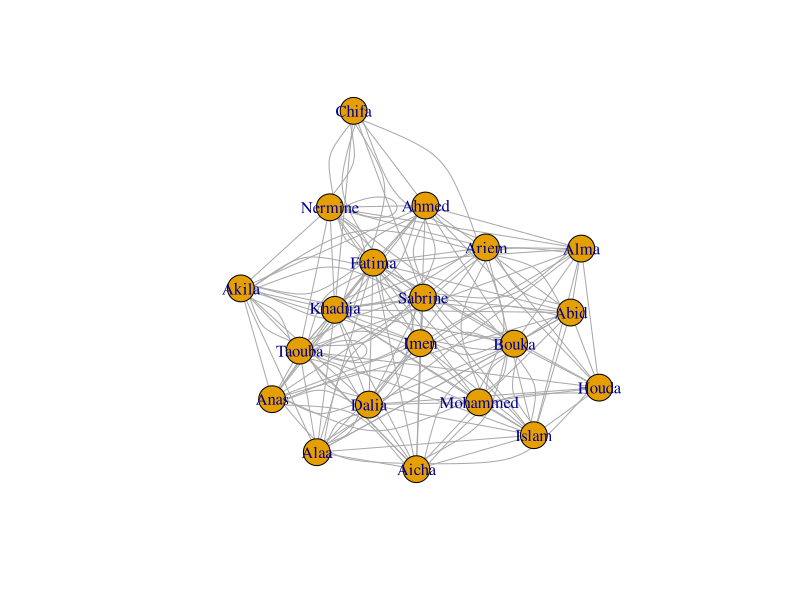
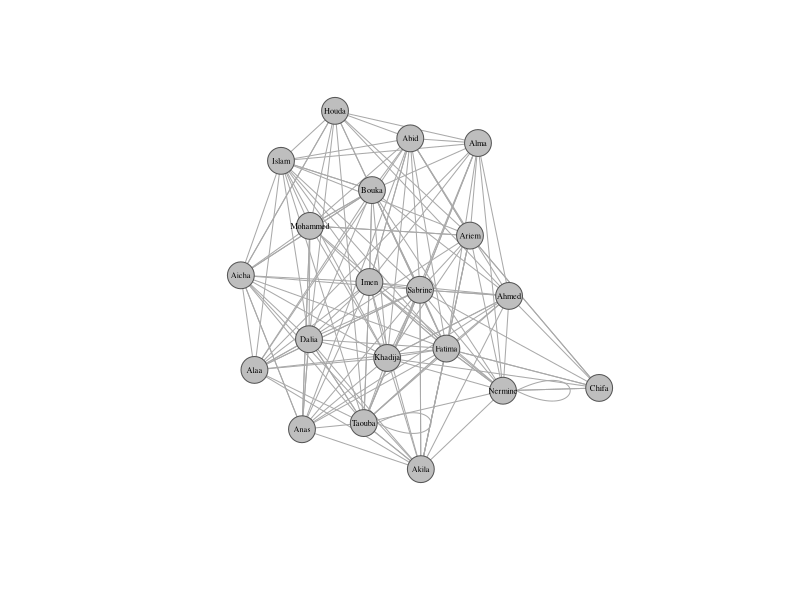
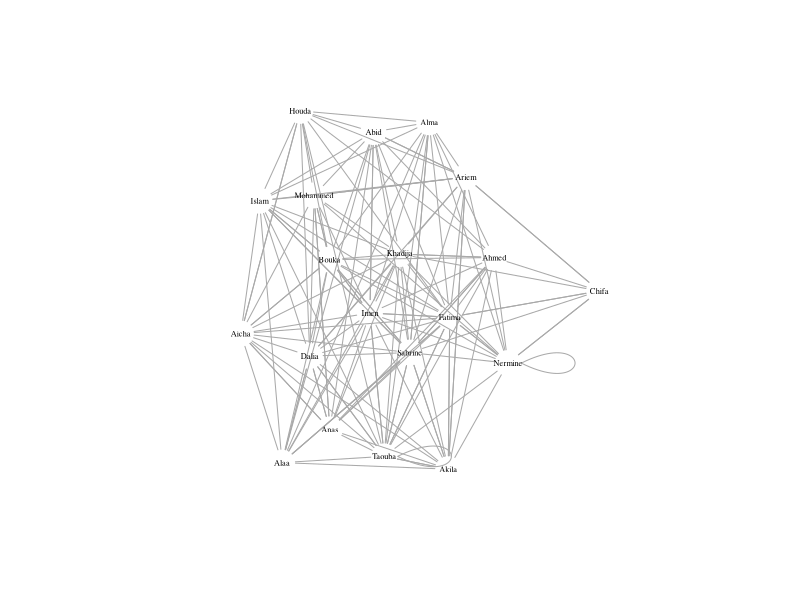
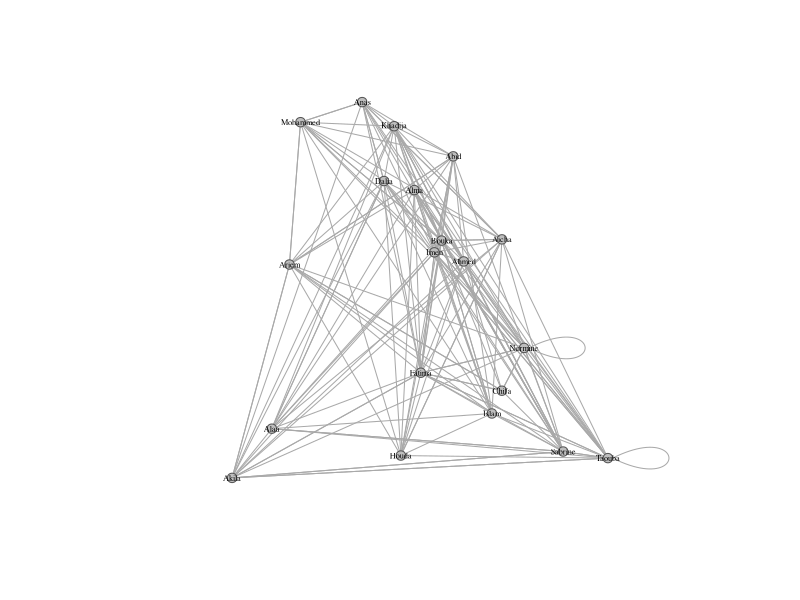
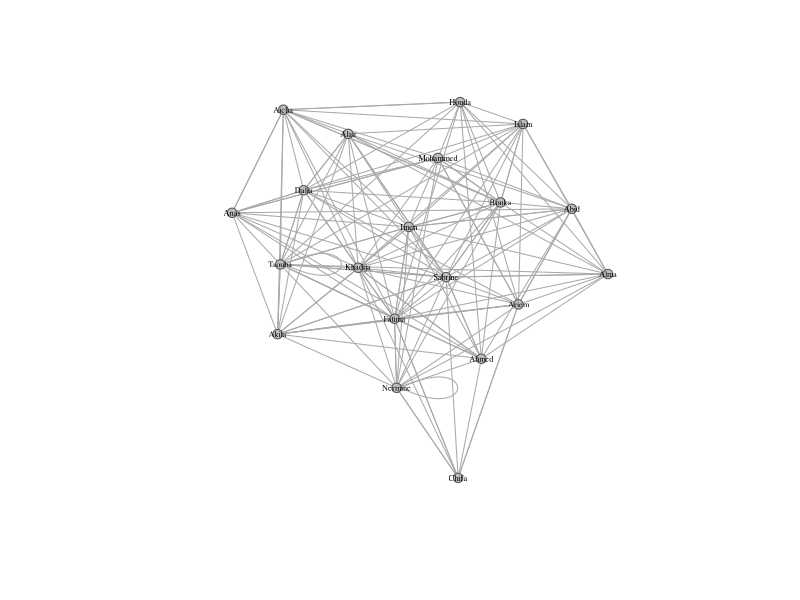
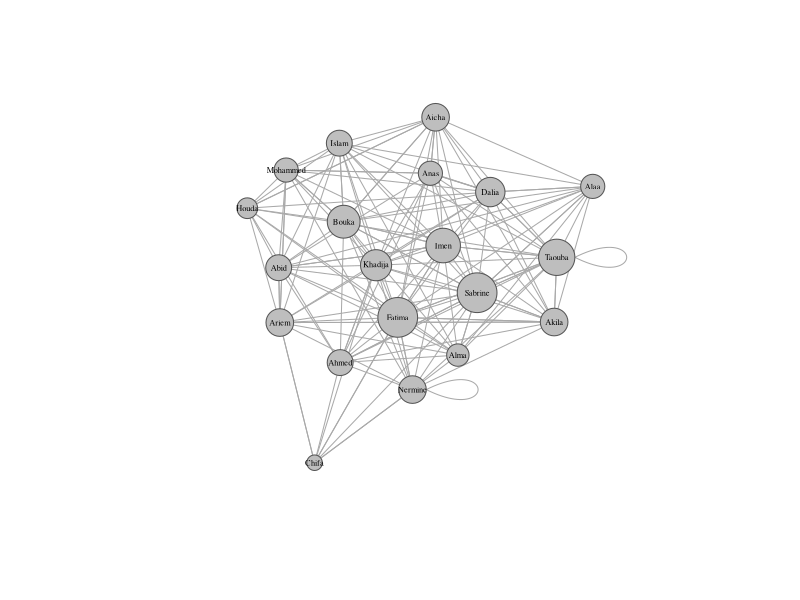
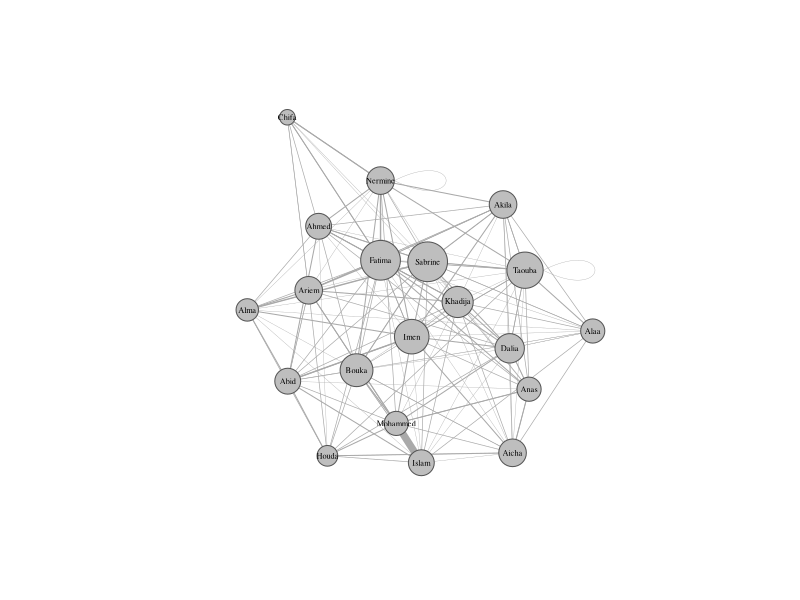
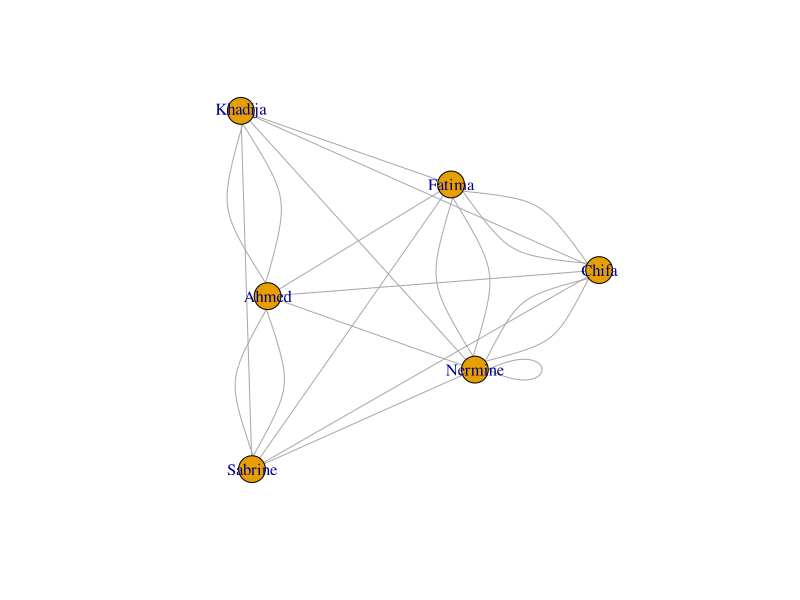

Reproduce these figures in R, in order. (Note: this script raises an error after producing the figures.)

# Leer el conjunto de datos del club de karate

nodes <- read.csv("mi-nodos.csv", header = T)
links <- read.csv("mi-enlaces.csv", header = T)
library(igraph)
# Load the necessary library
library(igraph)
library(dplyr)

# Preprocess 'nodes' data frame
nodes <- read.table(text = as.character(nodes$Id.Label), sep = ";", col.names = c("id", "label"))

# Preprocess 'links' data frame
links <- read.table(text = as.character(links$Source.Target.Weight.Type), sep = ";", 
                    col.names = c("from", "to", "weight", "type"))

# Check the structure of the data frames
head(nodes)
head(links)
#Crear una red a partir de dichos datos (igraph)
net <- graph_from_data_frame(d=links,vertices=nodes,directed= FALSE)

#Comprobar que el objeto net es de tipo igraph
class(net)

#Ver un resumen del tipo de dato
summary(net)

#Ver las primeras líneas de nodos y enlaces
head(nodes)
head(links)

#Acceder a las propiedades de los nodos y enlaces dentro del objeto net
V(net)
E(net)

#Acceder al campo label en los nodos y el campo weight en las aristas
table(V(net)$label)
table(E(net)$Weight)

plot(net)

#Utilizar las características de plot en igraph para optimizar el grafo
#vertex.color: color del nodo
#vertex.frame.color: color del borde del nodo
#vertex.label: etiquetas de los nodos
#vertex.label.cex: tamaño de letra de las etiquetas de los nodos
#...
#?igraph.plotting
plot(net, edge.arrow.size=.2, edge.curved=0,
     vertex.color="gray", vertex.frame.color="#555555",
     vertex.label=V(net)$label, vertex.label.color="black",
     vertex.label.cex=.5)

#Solamente mostrar las etiquetas sin nodos
plot(net, edge.arrow.size=.2, edge.curved=0,
     vertex.color="gray", vertex.frame.color="#555555",
     vertex.label=V(net)$label, vertex.label.color="black",
     vertex.label.cex=.5,vertex.shape="none")


#Utilizar layout para mostrar los nodos

#El layout aleatorio
plot(net, edge.arrow.size=.2, edge.curved=0,
     vertex.color="gray", vertex.frame.color="#555555",
     vertex.label=V(net)$label, vertex.label.color="black",
     vertex.label.cex=.5, vertex.size=5, layout=layout_randomly)

#Fruchterman-Reingold es uno de los layout basados en fuerza más utilizados
plot(net, edge.arrow.size=.2, edge.arrow.width=0.6, edge.curved=0,
     vertex.color="gray", vertex.frame.color="#555555",
     vertex.label=V(net)$label, vertex.label.color="black",
     vertex.label.cex=.5, vertex.size=5, layout=layout.fruchterman.reingold)



#Medidas generales de red: diámetro, densidad
diameter(net)
edge_density(net)

#Medidas generales de nodo: grado, intermediación

#Grado (se incluye como propiedad del nodo)
nodes$degree.total <- degree(net, v=V(net), mode="all")
nodes$degree.in <- degree(net,v=V(net), mode="in")
nodes$degree.out <- degree(net, v=V(net), mode = "out")

#Mostrar los 10 nodos con mejor de grado total
head(nodes[order(nodes$degree.total, decreasing= TRUE),], n=10L)

#Incorpor la información dentro del grafo
V(net)$outdegree <- degree(net, mode="out")
V(net)$indegree <- degree(net, mode="in")
V(net)$degree <- degree(net, mode="all")

#Intermediación
nodes$betweenness <- betweenness(net, v=V(net), directed=F,weights=NA)
V(net)$betweenness <- betweenness(net, directed=F,weights=NA)

#Dibujar el grafo con el tamaño del nodo en función del grado total
plot(net, edge.arrow.size=.2, edge.arrow.width=0.6, edge.curved=0,
     vertex.color="gray", vertex.frame.color="#555555",
     vertex.label=V(net)$label, vertex.label.color="black",
     vertex.label.cex=.5, vertex.size=V(net)$degree, layout=layout.fruchterman.reingold)

#Dibujar el grafo con el grosor de la arista en función del peso
plot(net, edge.arrow.size=.2, edge.arrow.width=0.6, edge.curved=0,
     vertex.color="gray", vertex.frame.color="#555555",
     vertex.label=V(net)$label, vertex.label.color="black",
     vertex.label.cex=.5, vertex.size=V(net)$degree, layout=layout.fruchterman.reingold,
     edge.width = E(net)$weight/3)

##############################
#Calcular subgrupos
##############################

###############################
# Cliques
##############################

#En este caso no es necesario, pero habría que convertir el grafo en no dirigido para hacer estos
#cálculos porque Igraph trata la red como no dirigida cuando hace las operaciones
#de cliques
#net.sym <- as.undirected(net, mode="collapse",edge.attr.comb = list(weight="sum","ignore"))
net.sym <- net

#Encontrar el número de cliques igual o mayores de 3 usando el método  count_max_cliques()
count_max_cliques(net.sym, min=3)   

#Obtener el número de elementos del clique de mayor tamaño
clique_num(net.sym)                          

#Listar los cliques de tamaño 3 o superior
max_cliques(net.sym, min=3)                        

#También se puede definir una variable que los almacende y recorrerla
mc <- max_cliques(net.sym, min=3)
for(i in 1:length(mc)){               
  print(mc[[i]])
  plot(induced_subgraph(net.sym, mc[[i]]))
}

#Nos centramos en los cliques de mayor tamaño y lo almacenamos en un variable para recorrerlos
cliq <- largest_cliques(net.sym)             
for(i in 1:length(cliq)){               
  print(cliq[[i]])
}

#Fijar la pantalla en una fila y dos columnas y mostramos los cliques
par(mfrow = c(1, 2))                   
for(i in 1:length(cliq)){              
  plot(induced_subgraph(net.sym, cliq[[i]]))
}

#Volvemos a poner la pantalla con una columna
par(mfrow = c(1, 1))                 


###############################
# k-cores 
##############################

#Encontrar los k-cores, nodos que están conectados a otros k nodos
kcore <- coreness(net.sym)

#Mostrar los cores. Los nombres de los vértices está arriba y el core al que pertenece abajo
print(kcore)

#Añadir la propiedad kcore a los nodos de la red
V(net.sym)$kcore <- kcore     

print(V(net.sym)$kcore)

#Mostrar el gráfico donde el color de los nodos está en función del
#kcore
plot(net.sym, edge.arrow.size=.2, edge.arrow.width=0.6, edge.curved=0,
     vertex.color=V(net.sym)$kcore, vertex.frame.color="#555555",
     vertex.label=V(net)$label, vertex.label.color="black",
     vertex.label.cex=.5, vertex.size=V(net)$degree, layout=layout.fruchterman.reingold,
     edge.width = E(net.sym)$weight/3)


#Obtener uno o más subgrafos basados en k-cores

#Mostrar los nodos incluidos en cada k-core
table(kcore)

#Mostrar el 4-core usando la función induced_subgraph().
g4c <- induced_subgraph(net.sym, kcore==12)


##Mostrar la gráfica
plot(g4c)


###############################
# bloque Cohesionados 
##############################

#Encontrar bloques cohesionados, comienza con componentes e identifica
#grandes subestructuras dentro de los componentes, luego en las grandes
#estructuras identificar subestructuras más pequeñas hasta alcanzar a los cliques
blocks <- cohesive.blocks(net.sym, labels=T)

#Los bloques encontrados y los nodos que están incluidos
subblocks <- blocks(blocks)
print(subblocks)

#Informa del score de cohesión para cada bloque. Indica el número de nodos
#que debes borrar para que no sea conectado
cohesion(blocks) 

#Mostrar la estructura jerarquica de los bloques
plotHierarchy(blocks) 

for(i in 1:length(subblocks)){               
  plot(induced_subgraph(net.sym, subblocks[[i]]))
}


###############################
# Detección de grupos
##############################

#Agrupar los que tengan un mayor número de enlaces entre ellos
communityMulti <- multilevel.community(net.sym)

#Número de grupos que ha encontrado
length(communityMulti)

#Imprimir los grupos
print(communityMulti)

#Mostrar en función del grupo (sombreado)
plot(net.sym, vertex.size = 3, vertex.label = NA, mark.groups = communityMulti)

#Mostrar en función del grupo (color del nodo)
V(net.sym)$color <- membership(communityMulti)
plot(net.sym, vertex.size = 3, vertex.label = NA)

# Calculate the number of unique k-core levels
unique_cores <- unique(kcore)
number_of_kcores <- length(unique_cores)

# Find the maximum k-core value
max_kcore_value <- max(kcore)

# Count the number of vertices in the maximum k-core
max_kcore_count <- sum(kcore == max_kcore_value)

# Printing results
cat("Number of distinct k-cores: ", number_of_kcores, "\n")
cat("Highest k-core degree (k): ", max_kcore_value, "\n")
cat("Number of elements in the highest k-core: ", max_kcore_count, "\n")

